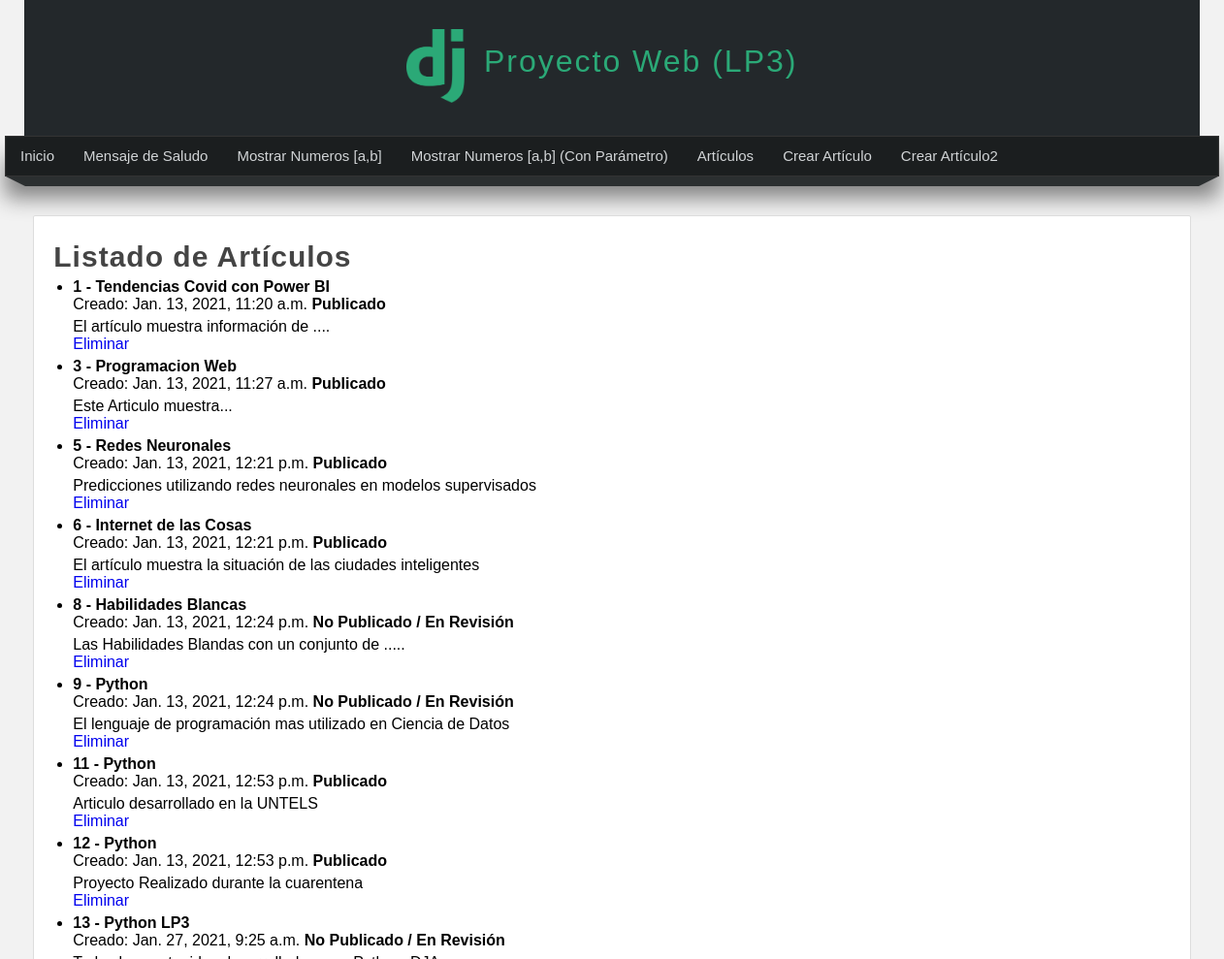
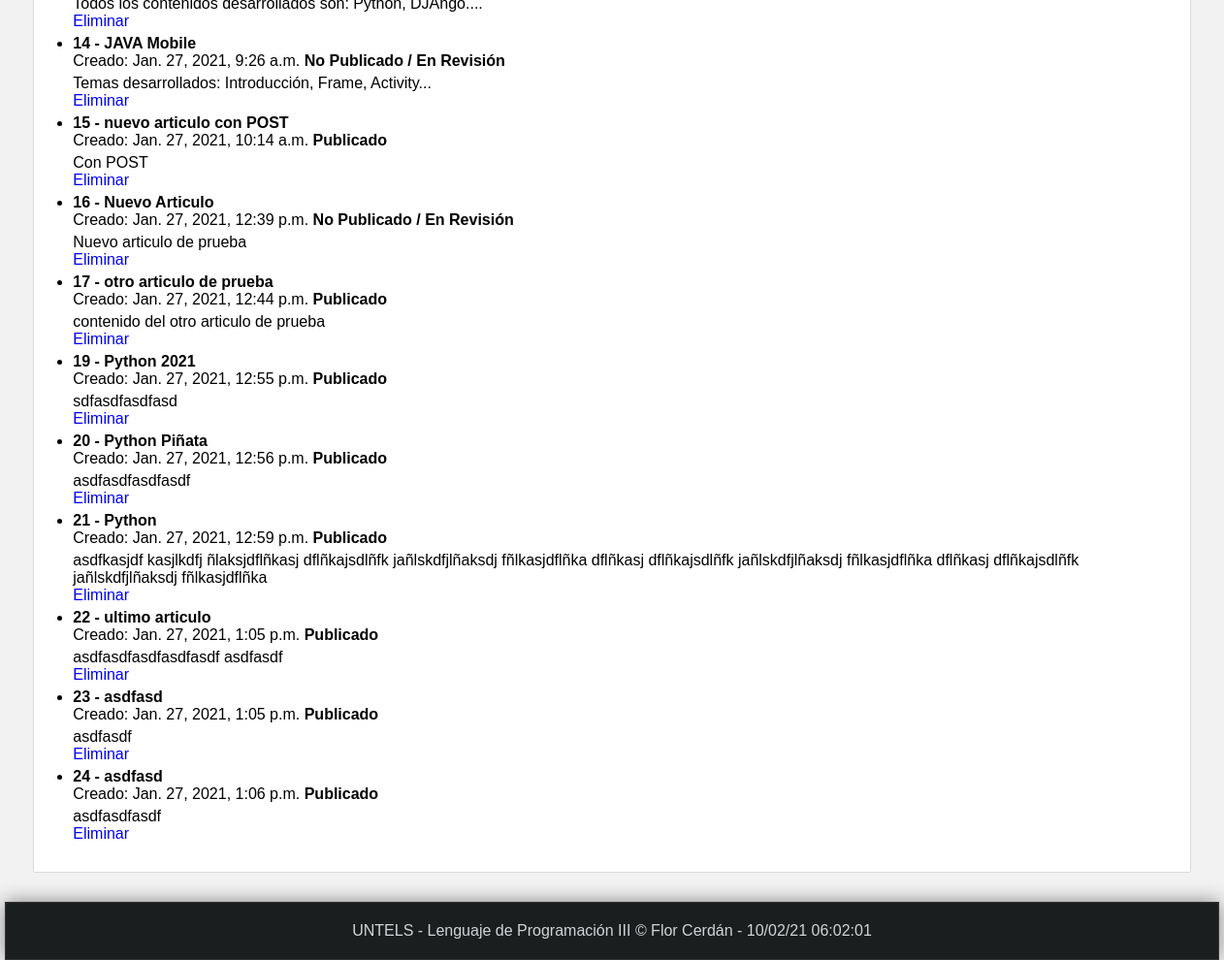
Screenshot of /listar_articulos with the database file from the repository (2 pictures, top to bottom).
### miapp/models.py (models this page shows)
class Articulo(models.Model):
    titulo = models.CharField(max_length=150)
    contenido = models.TextField()
    imagen = models.ImageField(default='null')
    publicado = models.BooleanField()
    creado = models.DateTimeField(auto_now_add=True)
    actualizado = models.DateTimeField(auto_now=True)

### miapp/views.py (the view)
# urls.py: path('listar_articulos', views.listar_articulos, name="listar_articulos"),
def listar_articulos(request):
    articulos = Articulo.objects.all()
    """
    articulos = Articulo.objects.filter(
        Q(titulo__contains="Py") |
        Q(titulo__contains="Hab")
    )
    """
    return render(request, 'listar_articulos.html',{
        'articulos': articulos,
        'titulo': 'Listado de Artículos'
    })

### miapp/templates/listar_articulos.html (shortened to what this page needs)
{% extends 'layout.html' %}
{% block content %}
    <h1 class="title"> {{titulo}} </h1>
    <ul>
        {% for articulo in articulos %}
            <li>
                <h4>
                    {{articulo.id}} - {{articulo.titulo}}
                </h4>
                <span>
                    Creado: {{articulo.creado}}
                </span>
                {% if articulo.publicado %}
                    <strong>
                        Publicado
                    </strong>
                {% else %}
                    <strong>
                        No Publicado / En Revisión
                    </strong>
                {% endif %}
                <p>
                    {{articulo.contenido}}<br>
                    <a href="{% url 'eliminar_articulo' id=articulo.id %}">
                        Eliminar
                    </a>
                </p>
            </li>
        {% endfor %}
    </ul>
{% endblock content %}

### miapp/templates/layout.html (shortened to what this page needs)
<html lang="es">
    <head>
        {% load static %}
        <link rel="stylesheet" type="text/css" href="{% static 'css/style.css' %}" />
    </head>
    <body>
        <header>
            <div id="logotipo">
                <img src="{% static 'images/LogoDJango.png' %}" />
                <h1>
                    Proyecto Web (LP3)
                </h1>
            </div>
        </header>
        <nav>
            <ul>
                <li>
                    <a href="{% url 'inicio' %}">Inicio</a>
                </li>
                <li>
                    <a href="{% url 'saludo' %}">Mensaje de Saludo</a>
                </li>
                <li>
                    <a href="{% url 'rango' %}">Mostrar Numeros [a,b]</a>
                </li>
                <li>
                    <a href="{% url 'rango2' %}">Mostrar Numeros [a,b] (Con Parámetro)</a>
                </li>
                <li>
                    <a href="{% url 'listar_articulos' %}">Artículos</a>
                </li>
                <li>
                    <a href="{% url 'create_articulo' %}">Crear Artículo</a>
                </li>
                <li>
                    <a href="{% url 'create_full_articulo' %}">Crear Artículo2</a>
                </li>
            </ul>
        </nav>
        <div class="barra">
            <span class="esquina-izquierda"></span>
            <span class="relleno-barra"></span>
            <span class="esquina-derecha"></span>
        </div>
        <div id="content">
            <div class="box">
                {% block content %}{% endblock content %}
            </div>
        </div>
        <footer>
            UNTELS - Lenguaje de Programación III &copy; Flor Cerdán - {% now "d/m/y h:m:s" %}
        </footer>
    </body>
</html>

### miapp/static/css/style.css (style rules this page uses)
* { margin: 0px; padding: 0px; font-family: Arial, Helvetica, sans-serif; text-decoration: none; }
.box p, .box h2, .box h3, .box ul { margin-bottom: 5px; margin-top: 5px; }
.box ul, .box ol { margin-left: 20px; margin-bottom: 10px; }
body { background-color: #f2f2f2; }
header { width: 1212px; height: 140px; background-color: #23282B; margin: 0 auto; }
#logotipo { width: 35%; height: 130px; margin: 0 auto; padding-top: 10px; }
#logotipo img { display: block; width: 60px; float: left; margin-top: 20px; }
#logotipo h1 { display: block; float: left; margin-top: 35px; margin-left: 20px; letter-spacing: 2px; font-weight: lighter; color: #2ba977; }
nav { width: 1250px; height: 40px; margin: 0 auto; background-color: #1B1E1F; border: 1px solid #333333; box-shadow: 0px 22px 22px gray; font-size: 15px; }
nav ul { list-style: none; text-decoration: none; }
nav ul li { line-height: 40px; float: left; }
nav ul li a { display: block; padding-left: 15px; padding-right: 15px; color: #d1d4d6; }
.barra { width: 1250px; margin: 0 auto; }
.esquina-izquierda { display: block; border-left: 20px solid transparent; border-top: 10px solid #2B2F30; float: left; }
.esquina-derecha { display: block; border-right: 20px solid transparent; border-top: 10px solid #2B2F30; float: right; }
.relleno-barra { display: block; width: 1210px; height: 10px; background: #2B2F30; float: left; }
#content { width: 1212px; min-height: 930px; margin: 0 auto; margin-bottom: 30px; margin-top: 40px; }
.box { background: white; width: 95%; min-height: 930px; padding: 20px; border: 1px solid #ddd; border-radius: 2px; margin: 0 auto; }
.title { color: #444; letter-spacing: 1px; font-size: 30px; margin-bottom: 4px; margin-top: 5px; }
footer { width: 1250px; background-color: #1B1E1F; border: 1px solid #333; color: #d1d4d6; text-align: center; margin: 0 auto; padding-top: 20px; padding-bottom: 20px; box-shadow: 0px 0px 20px gray; }

### rows the page displays
Articulo: id "1", titulo "Tendencias Covid con Power BI", creado "Jan. 13, 2021, 11:20 a.m.", publicado "Publicado", contenido "El artículo muestra información de ...."
Articulo: id "3", titulo "Programacion Web", creado "Jan. 13, 2021, 11:27 a.m.", publicado "Publicado", contenido "Este Articulo muestra..."
Articulo: id "5", titulo "Redes Neuronales", creado "Jan. 13, 2021, 12:21 p.m.", publicado "Publicado", contenido "Predicciones utilizando redes neuronales en modelos supervisados"
Articulo: id "6", titulo "Internet de las Cosas", creado "Jan. 13, 2021, 12:21 p.m.", publicado "Publicado", contenido "El artículo muestra la situación de las ciudades inteligentes"
Articulo: id "8", titulo "Habilidades Blancas", creado "Jan. 13, 2021, 12:24 p.m.", publicado "No Publicado / En Revisión", contenido "Las Habilidades Blandas con un conjunto de ....."
Articulo: id "9", titulo "Python", creado "Jan. 13, 2021, 12:24 p.m.", publicado "No Publicado / En Revisión", contenido "El lenguaje de programación mas utilizado en Ciencia de Datos"
Articulo: id "11", titulo "Python", creado "Jan. 13, 2021, 12:53 p.m.", publicado "Publicado", contenido "Articulo desarrollado en la UNTELS"
Articulo: id "12", titulo "Python", creado "Jan. 13, 2021, 12:53 p.m.", publicado "Publicado", contenido "Proyecto Realizado durante la cuarentena"
Articulo: id "13", titulo "Python LP3", creado "Jan. 27, 2021, 9:25 a.m.", publicado "No Publicado / En Revisión", contenido "Todos los contenidos desarrollados son: Python, DJAngo...."
Articulo: id "14", titulo "JAVA Mobile", creado "Jan. 27, 2021, 9:26 a.m.", publicado "No Publicado / En Revisión", contenido "Temas desarrollados: Introducción, Frame, Activity..."
Articulo: id "15", titulo "nuevo articulo con POST", creado "Jan. 27, 2021, 10:14 a.m.", publicado "Publicado", contenido "Con POST"
Articulo: id "16", titulo "Nuevo Articulo", creado "Jan. 27, 2021, 12:39 p.m.", publicado "No Publicado / En Revisión", contenido "Nuevo articulo de prueba"
Articulo: id "17", titulo "otro articulo de prueba", creado "Jan. 27, 2021, 12:44 p.m.", publicado "Publicado", contenido "contenido del otro articulo de prueba"
Articulo: id "19", titulo "Python 2021", creado "Jan. 27, 2021, 12:55 p.m.", publicado "Publicado", contenido "sdfasdfasdfasd"
Articulo: id "20", titulo "Python Piñata", creado "Jan. 27, 2021, 12:56 p.m.", publicado "Publicado", contenido "asdfasdfasdfasdf"
Articulo: id "21", titulo "Python", creado "Jan. 27, 2021, 12:59 p.m.", publicado "Publicado", contenido "asdfkasjdf kasjlkdfj ñlaksjdflñkasj dflñkajsdlñfk jañlskdfjlñaksdj fñlkasjdflñka dflñkasj dflñkajsdlñfk jañlskdfjlñaksdj fñlkasjdflñka dflñkasj dflñkajsdlñfk jañlskdfjlñaksdj fñlkasjdflñka"
Articulo: id "22", titulo "ultimo articulo", creado "Jan. 27, 2021, 1:05 p.m.", publicado "Publicado", contenido "asdfasdfasdfasdfasdf asdfasdf"
Articulo: id "23", titulo "asdfasd", creado "Jan. 27, 2021, 1:05 p.m.", publicado "Publicado", contenido "asdfasdf"
Articulo: id "24", titulo "asdfasd", creado "Jan. 27, 2021, 1:06 p.m.", publicado "Publicado", contenido "asdfasdfasdf"

### other values shown
{{ titulo }} "Listado de Artículos"
